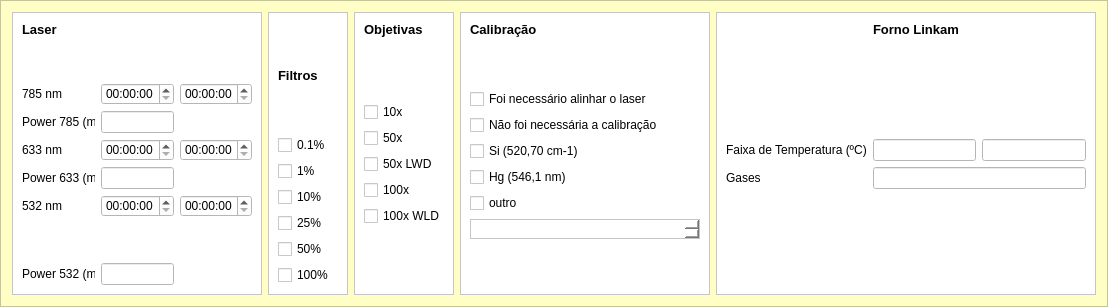
        <widget class="QFrame" name="frame_5">
         <property name="minimumSize">
          <size>
           <width>1000</width>
           <height>180</height>
          </size>
         </property>
         <property name="maximumSize">
          <size>
           <width>16777215</width>
           <height>16777215</height>
          </size>
         </property>
         <property name="styleSheet">
          <string notr="true">background-color: rgb(255, 255, 197);</string>
         </property>
         <property name="frameShape">
          <enum>QFrame::StyledPanel</enum>
         </property>
         <property name="frameShadow">
          <enum>QFrame::Raised</enum>
         </property>
         <layout class="QHBoxLayout" name="horizontalLayout_3">
          <item>
           <widget class="QFrame" name="frame_16">
            <property name="maximumSize">
             <size>
              <width>250</width>
              <height>16777215</height>
             </size>
            </property>
            <property name="styleSheet">
             <string notr="true">background-color: rgb(255, 255, 255);</string>
            </property>
            <property name="frameShape">
             <enum>QFrame::StyledPanel</enum>
            </property>
            <property name="frameShadow">
             <enum>QFrame::Raised</enum>
            </property>
            <layout class="QGridLayout" name="gridLayout_6">
             <item row="6" column="0">
              <widget class="QLabel" name="label_31">
               <property name="text">
                <string>532 nm</string>
               </property>
              </widget>
             </item>
             <item row="4" column="2">
              <widget class="QTimeEdit" name="l633_stop_timeEdit"/>
             </item>
             <item row="6" column="1">
              <widget class="QTimeEdit" name="l532_start_timeEdit"/>
             </item>
             <item row="5" column="1">
              <widget class="QLineEdit" name="l633_power_lineEdit"/>
             </item>
             <item row="3" column="0">
              <widget class="QLabel" name="label_9">
               <property name="minimumSize">
                <size>
                 <width>0</width>
                 <height>20</height>
                </size>
               </property>
               <property name="maximumSize">
                <size>
                 <width>16777215</width>
                 <height>20</height>
                </size>
               </property>
               <property name="text">
                <string>Power 785 (mW)</string>
               </property>
              </widget>
             </item>
             <item row="4" column="0">
              <widget class="QLabel" name="label_11">
               <property name="text">
                <string>633 nm</string>
               </property>
              </widget>
             </item>
             <item row="0" column="0" colspan="2">
              <widget class="QLabel" name="label_6">
               <property name="enabled">
                <bool>true</bool>
               </property>
               <property name="maximumSize">
                <size>
                 <width>16777215</width>
                 <height>15</height>
                </size>
               </property>
               <property name="font">
                <font>
                 <pointsize>10</pointsize>
                 <weight>75</weight>
                 <bold>true</bold>
                </font>
               </property>
               <property name="text">
                <string>Laser</string>
               </property>
              </widget>
             </item>
             <item row="2" column="1">
              <widget class="QTimeEdit" name="l785_start_timeEdit"/>
             </item>
             <item row="7" column="0">
              <spacer name="verticalSpacer_14">
               <property name="orientation">
                <enum>Qt::Vertical</enum>
               </property>
               <property name="sizeHint" stdset="0">
                <size>
                 <width>20</width>
                 <height>40</height>
                </size>
               </property>
              </spacer>
             </item>
             <item row="1" column="0">
              <spacer name="verticalSpacer_5">
               <property name="orientation">
                <enum>Qt::Vertical</enum>
               </property>
               <property name="sizeHint" stdset="0">
                <size>
                 <width>20</width>
                 <height>40</height>
                </size>
               </property>
              </spacer>
             </item>
             <item row="2" column="0">
              <widget class="QLabel" name="label_10">
               <property name="text">
                <string>785 nm</string>
               </property>
              </widget>
             </item>
             <item row="6" column="2">
              <widget class="QTimeEdit" name="l532_stop_timeEdit"/>
             </item>
             <item row="5" column="0">
              <widget class="QLabel" name="label_32">
               <property name="text">
                <string>Power 633 (mW)</string>
               </property>
              </widget>
             </item>
             <item row="4" column="1">
              <widget class="QTimeEdit" name="l633_start_timeEdit"/>
             </item>
             <item row="3" column="1">
              <widget class="QLineEdit" name="l785_power_lineEdit">
               <property name="maximumSize">
                <size>
                 <width>80</width>
                 <height>16777215</height>
                </size>
               </property>
              </widget>
             </item>
             <item row="2" column="2">
              <widget class="QTimeEdit" name="l785_stop_timeEdit"/>
             </item>
             <item row="8" column="0">
              <widget class="QLabel" name="label_33">
               <property name="text">
                <string>Power 532 (mW)</string>
               </property>
              </widget>
             </item>
             <item row="8" column="1">
              <widget class="QLineEdit" name="l532_power_lineEdit"/>
             </item>
            </layout>
           </widget>
          </item>
          <item>
           <widget class="QFrame" name="frame">
            <property name="minimumSize">
             <size>
              <width>80</width>
              <height>0</height>
             </size>
            </property>
            <property name="maximumSize">
             <size>
              <width>16777215</width>
              <height>16777215</height>
             </size>
            </property>
            <property name="styleSheet">
             <string notr="true">background-color: rgb(255, 255, 255);</string>
            </property>
            <property name="frameShape">
             <enum>QFrame::StyledPanel</enum>
            </property>
            <property name="frameShadow">
             <enum>QFrame::Raised</enum>
            </property>
            <layout class="QVBoxLayout" name="verticalLayout_3">
             <item>
              <widget class="QLabel" name="label_7">
               <property name="font">
                <font>
                 <pointsize>10</pointsize>
                 <weight>75</weight>
                 <bold>true</bold>
                </font>
               </property>
               <property name="text">
                <string>Filtros</string>
               </property>
              </widget>
             </item>
             <item>
              <widget class="QCheckBox" name="filtro01_checkBox">
               <property name="text">
                <string>0.1%</string>
               </property>
              </widget>
             </item>
             <item>
              <widget class="QCheckBox" name="filtro1_checkBox">
               <property name="text">
                <string>1%</string>
               </property>
              </widget>
             </item>
             <item>
              <widget class="QCheckBox" name="filtro10_checkBox">
               <property name="text">
                <string>10%</string>
               </property>
              </widget>
             </item>
             <item>
              <widget class="QCheckBox" name="filtro25_checkBox">
               <property name="text">
                <string>25%</string>
               </property>
              </widget>
             </item>
             <item>
              <widget class="QCheckBox" name="filtro50_checkBox">
               <property name="text">
                <string>50%</string>
               </property>
              </widget>
             </item>
             <item>
              <widget class="QCheckBox" name="filtro100_checkBox">
               <property name="text">
                <string>100%</string>
               </property>
              </widget>
             </item>
            </layout>
           </widget>
          </item>
          <item>
           <widget class="QFrame" name="frame_17">
            <property name="maximumSize">
             <size>
              <width>100</width>
              <height>16777215</height>
             </size>
            </property>
            <property name="styleSheet">
             <string notr="true">background-color: rgb(255, 255, 255);</string>
            </property>
            <property name="frameShape">
             <enum>QFrame::StyledPanel</enum>
            </property>
            <property name="frameShadow">
             <enum>QFrame::Raised</enum>
            </property>
            <layout class="QGridLayout" name="gridLayout_7">
             <item row="5" column="0">
              <widget class="QCheckBox" name="objetiva100x_checkBox">
               <property name="text">
                <string>100x</string>
               </property>
              </widget>
             </item>
             <item row="0" column="0">
              <widget class="QLabel" name="label_8">
               <property name="font">
                <font>
                 <pointsize>10</pointsize>
                 <weight>75</weight>
                 <bold>true</bold>
                </font>
               </property>
               <property name="text">
                <string>Objetivas</string>
               </property>
              </widget>
             </item>
             <item row="1" column="0">
              <spacer name="verticalSpacer_9">
               <property name="orientation">
                <enum>Qt::Vertical</enum>
               </property>
               <property name="sizeHint" stdset="0">
                <size>
                 <width>20</width>
                 <height>40</height>
                </size>
               </property>
              </spacer>
             </item>
             <item row="2" column="0">
              <widget class="QCheckBox" name="objetiva10x_checkBox">
               <property name="text">
                <string>10x</string>
               </property>
              </widget>
             </item>
             <item row="9" column="0">
              <spacer name="verticalSpacer_13">
               <property name="orientation">
                <enum>Qt::Vertical</enum>
               </property>
               <property name="sizeHint" stdset="0">
                <size>
                 <width>20</width>
                 <height>40</height>
                </size>
               </property>
              </spacer>
             </item>
             <item row="3" column="0">
              <widget class="QCheckBox" name="objetiva50x_checkBox">
               <property name="text">
                <string>50x</string>
               </property>
              </widget>
             </item>
             <item row="4" column="0">
              <widget class="QCheckBox" name="objetiva50xlwd_checkBox">
               <property name="text">
                <string>50x LWD</string>
               </property>
              </widget>
             </item>
             <item row="8" column="0">
              <widget class="QCheckBox" name="objetiva100xlwd_checkBox">
               <property name="text">
                <string>100x WLD</string>
               </property>
              </widget>
             </item>
            </layout>
           </widget>
          </item>
          <item>
           <widget class="QFrame" name="frame_9">
            <property name="maximumSize">
             <size>
              <width>250</width>
              <height>16777215</height>
             </size>
            </property>
            <property name="styleSheet">
             <string notr="true">background-color: rgb(255, 255, 255);</string>
            </property>
            <property name="frameShape">
             <enum>QFrame::StyledPanel</enum>
            </property>
            <property name="frameShadow">
             <enum>QFrame::Raised</enum>
            </property>
            <layout class="QVBoxLayout" name="verticalLayout_2">
             <item>
              <widget class="QLabel" name="label_14">
               <property name="font">
                <font>
                 <pointsize>10</pointsize>
                 <weight>75</weight>
                 <bold>true</bold>
                </font>
               </property>
               <property name="text">
                <string>Calibração</string>
               </property>
              </widget>
             </item>
             <item>
              <spacer name="verticalSpacer_7">
               <property name="orientation">
                <enum>Qt::Vertical</enum>
               </property>
               <property name="sizeHint" stdset="0">
                <size>
                 <width>20</width>
                 <height>40</height>
                </size>
               </property>
              </spacer>
             </item>
             <item>
              <widget class="QCheckBox" name="align_checkBox">
               <property name="text">
                <string>Foi necessário alinhar o laser</string>
               </property>
              </widget>
             </item>
             <item>
              <widget class="QCheckBox" name="cal_checkBox">
               <property name="text">
                <string>Não foi necessária a calibração</string>
               </property>
              </widget>
             </item>
             <item>
              <widget class="QCheckBox" name="cal_si_checkBox">
               <property name="text">
                <string>Si (520,70 cm-1)</string>
               </property>
              </widget>
             </item>
             <item>
              <widget class="QCheckBox" name="checkBox">
               <property name="text">
                <string>Hg (546,1 nm)</string>
               </property>
              </widget>
             </item>
             <item>
              <widget class="QCheckBox" name="cal_outro_checkBox">
               <property name="text">
                <string>outro</string>
               </property>
              </widget>
             </item>
             <item>
              <widget class="QTextEdit" name="cal_outro_textEdit">
               <property name="minimumSize">
                <size>
                 <width>0</width>
                 <height>0</height>
                </size>
               </property>
               <property name="maximumSize">
                <size>
                 <width>16777215</width>
                 <height>20</height>
                </size>
               </property>
              </widget>
             </item>
             <item>
              <spacer name="verticalSpacer_11">
               <property name="orientation">
                <enum>Qt::Vertical</enum>
               </property>
               <property name="sizeHint" stdset="0">
                <size>
                 <width>20</width>
                 <height>40</height>
                </size>
               </property>
              </spacer>
             </item>
            </layout>
           </widget>
          </item>
          <item>
           <widget class="QFrame" name="frame_21">
            <property name="maximumSize">
             <size>
              <width>380</width>
              <height>16777215</height>
             </size>
            </property>
            <property name="styleSheet">
             <string notr="true">background-color: rgb(255, 255, 255);</string>
            </property>
            <property name="frameShape">
             <enum>QFrame::StyledPanel</enum>
            </property>
            <property name="frameShadow">
             <enum>QFrame::Raised</enum>
            </property>
            <layout class="QGridLayout" name="gridLayout_9">
             <item row="2" column="2">
              <widget class="QLineEdit" name="linkam_stopT_lineEdit">
               <property name="minimumSize">
                <size>
                 <width>100</width>
                 <height>0</height>
                </size>
               </property>
               <property name="maximumSize">
                <size>
                 <width>150</width>
                 <height>100</height>
                </size>
               </property>
              </widget>
             </item>
             <item row="0" column="1">
              <widget class="QLabel" name="label_15">
               <property name="font">
                <font>
                 <pointsize>10</pointsize>
                 <weight>75</weight>
                 <bold>true</bold>
                </font>
               </property>
               <property name="text">
                <string>Forno Linkam</string>
               </property>
              </widget>
             </item>
             <item row="1" column="0">
              <spacer name="verticalSpacer_6">
               <property name="orientation">
                <enum>Qt::Vertical</enum>
               </property>
               <property name="sizeHint" stdset="0">
                <size>
                 <width>20</width>
                 <height>40</height>
                </size>
               </property>
              </spacer>
             </item>
             <item row="4" column="1">
              <spacer name="verticalSpacer_12">
               <property name="orientation">
                <enum>Qt::Vertical</enum>
               </property>
               <property name="sizeHint" stdset="0">
                <size>
                 <width>20</width>
                 <height>40</height>
                </size>
               </property>
              </spacer>
             </item>
             <item row="2" column="0">
              <widget class="QLabel" name="label_23">
               <property name="maximumSize">
                <size>
                 <width>16777215</width>
                 <height>16777215</height>
                </size>
               </property>
               <property name="text">
                <string>Faixa de Temperatura (ºC)</string>
               </property>
              </widget>
             </item>
             <item row="2" column="1">
              <widget class="QLineEdit" name="linkam_startT_lineEdit">
               <property name="minimumSize">
                <size>
                 <width>100</width>
                 <height>0</height>
                </size>
               </property>
               <property name="maximumSize">
                <size>
                 <width>150</width>
                 <height>16777215</height>
                </size>
               </property>
              </widget>
             </item>
             <item row="3" column="0">
              <widget class="QLabel" name="label_34">
               <property name="text">
                <string>Gases</string>
               </property>
              </widget>
             </item>
             <item row="3" column="1" colspan="2">
              <widget class="QLineEdit" name="gases_lineEdit"/>
             </item>
            </layout>
           </widget>
          </item>
         </layout>
        </widget>
